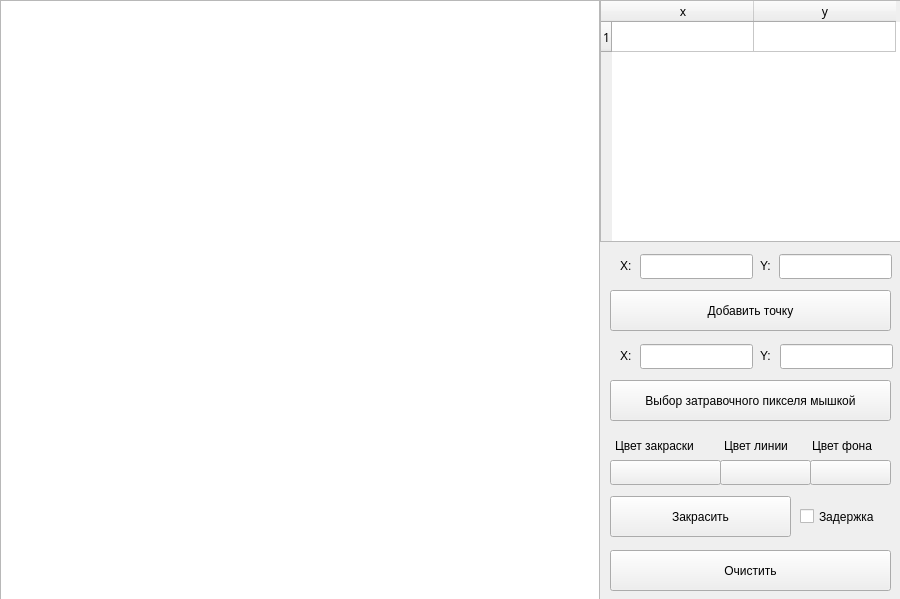
<?xml version="1.0" encoding="UTF-8"?>
<ui version="4.0">
 <class>MainWindow</class>
 <widget class="QMainWindow" name="MainWindow">
  <property name="geometry">
   <rect>
    <x>0</x>
    <y>0</y>
    <width>900</width>
    <height>599</height>
   </rect>
  </property>
  <property name="windowTitle">
   <string>MainWindow</string>
  </property>
  <widget class="QWidget" name="centralwidget">
   <widget class="QGraphicsView" name="canvas">
    <property name="geometry">
     <rect>
      <x>0</x>
      <y>0</y>
      <width>600</width>
      <height>600</height>
     </rect>
    </property>
    <property name="mouseTracking">
     <bool>true</bool>
    </property>
    <property name="tabletTracking">
     <bool>false</bool>
    </property>
   </widget>
   <widget class="QTableWidget" name="points_table">
    <property name="geometry">
     <rect>
      <x>600</x>
      <y>0</y>
      <width>301</width>
      <height>242</height>
     </rect>
    </property>
    <property name="sizePolicy">
     <sizepolicy hsizetype="Ignored" vsizetype="Expanding">
      <horstretch>0</horstretch>
      <verstretch>0</verstretch>
     </sizepolicy>
    </property>
    <property name="maximumSize">
     <size>
      <width>16777215</width>
      <height>16777215</height>
     </size>
    </property>
    <property name="sizeIncrement">
     <size>
      <width>3</width>
      <height>0</height>
     </size>
    </property>
    <property name="font">
     <font>
      <family>Apple Braille</family>
      <underline>false</underline>
     </font>
    </property>
    <property name="tabletTracking">
     <bool>false</bool>
    </property>
    <property name="editTriggers">
     <set>QAbstractItemView::NoEditTriggers</set>
    </property>
    <property name="textElideMode">
     <enum>Qt::ElideMiddle</enum>
    </property>
    <property name="showGrid">
     <bool>true</bool>
    </property>
    <property name="gridStyle">
     <enum>Qt::SolidLine</enum>
    </property>
    <property name="sortingEnabled">
     <bool>false</bool>
    </property>
    <property name="rowCount">
     <number>1</number>
    </property>
    <property name="columnCount">
     <number>2</number>
    </property>
    <attribute name="horizontalHeaderVisible">
     <bool>true</bool>
    </attribute>
    <attribute name="horizontalHeaderCascadingSectionResizes">
     <bool>true</bool>
    </attribute>
    <attribute name="horizontalHeaderDefaultSectionSize">
     <number>142</number>
    </attribute>
    <attribute name="horizontalHeaderHighlightSections">
     <bool>false</bool>
    </attribute>
    <attribute name="horizontalHeaderMinimumSectionSize">
     <number>10</number>
    </attribute>
    <attribute name="horizontalHeaderShowSortIndicator" stdset="0">
     <bool>false</bool>
    </attribute>
    <attribute name="horizontalHeaderStretchLastSection">
     <bool>false</bool>
    </attribute>
    <attribute name="verticalHeaderVisible">
     <bool>true</bool>
    </attribute>
    <attribute name="verticalHeaderCascadingSectionResizes">
     <bool>true</bool>
    </attribute>
    <attribute name="verticalHeaderHighlightSections">
     <bool>true</bool>
    </attribute>
    <attribute name="verticalHeaderShowSortIndicator" stdset="0">
     <bool>false</bool>
    </attribute>
    <attribute name="verticalHeaderStretchLastSection">
     <bool>false</bool>
    </attribute>
    <row/>
    <column>
     <property name="text">
      <string>x</string>
     </property>
    </column>
    <column>
     <property name="text">
      <string>y</string>
     </property>
    </column>
   </widget>
   <widget class="QLabel" name="x_text">
    <property name="geometry">
     <rect>
      <x>620</x>
      <y>257</y>
      <width>21</width>
      <height>17</height>
     </rect>
    </property>
    <property name="text">
     <string>X:</string>
    </property>
   </widget>
   <widget class="QLabel" name="y_text">
    <property name="geometry">
     <rect>
      <x>760</x>
      <y>257</y>
      <width>21</width>
      <height>17</height>
     </rect>
    </property>
    <property name="text">
     <string>Y:</string>
    </property>
   </widget>
   <widget class="QPushButton" name="add_point_bt">
    <property name="geometry">
     <rect>
      <x>610</x>
      <y>290</y>
      <width>281</width>
      <height>41</height>
     </rect>
    </property>
    <property name="text">
     <string>Добавить точку</string>
    </property>
   </widget>
   <widget class="QLabel" name="y_text_seed">
    <property name="geometry">
     <rect>
      <x>760</x>
      <y>347</y>
      <width>21</width>
      <height>17</height>
     </rect>
    </property>
    <property name="text">
     <string>Y:</string>
    </property>
   </widget>
   <widget class="QLabel" name="x_text_seed">
    <property name="geometry">
     <rect>
      <x>620</x>
      <y>347</y>
      <width>21</width>
      <height>17</height>
     </rect>
    </property>
    <property name="text">
     <string>X:</string>
    </property>
   </widget>
   <widget class="QPushButton" name="add_seed_pix_bt">
    <property name="geometry">
     <rect>
      <x>610</x>
      <y>380</y>
      <width>281</width>
      <height>41</height>
     </rect>
    </property>
    <property name="text">
     <string>Выбор затравочного пикселя мышкой</string>
    </property>
   </widget>
   <widget class="QPushButton" name="color_seed_bt">
    <property name="geometry">
     <rect>
      <x>610</x>
      <y>460</y>
      <width>111</width>
      <height>25</height>
     </rect>
    </property>
    <property name="text">
     <string/>
    </property>
   </widget>
   <widget class="QPushButton" name="color_line_bt">
    <property name="geometry">
     <rect>
      <x>720</x>
      <y>460</y>
      <width>91</width>
      <height>25</height>
     </rect>
    </property>
    <property name="text">
     <string/>
    </property>
   </widget>
   <widget class="QPushButton" name="color_bg_bt">
    <property name="geometry">
     <rect>
      <x>810</x>
      <y>460</y>
      <width>81</width>
      <height>25</height>
     </rect>
    </property>
    <property name="text">
     <string/>
    </property>
   </widget>
   <widget class="QPushButton" name="fill_bt">
    <property name="geometry">
     <rect>
      <x>610</x>
      <y>496</y>
      <width>181</width>
      <height>41</height>
     </rect>
    </property>
    <property name="text">
     <string>Закрасить</string>
    </property>
   </widget>
   <widget class="QPushButton" name="clear_bt">
    <property name="geometry">
     <rect>
      <x>610</x>
      <y>550</y>
      <width>281</width>
      <height>41</height>
     </rect>
    </property>
    <property name="text">
     <string>Очистить</string>
    </property>
   </widget>
   <widget class="QCheckBox" name="delay">
    <property name="geometry">
     <rect>
      <x>800</x>
      <y>505</y>
      <width>91</width>
      <height>23</height>
     </rect>
    </property>
    <property name="text">
     <string>Задержка</string>
    </property>
   </widget>
   <widget class="QLineEdit" name="x_input_seed">
    <property name="geometry">
     <rect>
      <x>640</x>
      <y>344</y>
      <width>113</width>
      <height>25</height>
     </rect>
    </property>
   </widget>
   <widget class="QLineEdit" name="y_input_seed">
    <property name="geometry">
     <rect>
      <x>780</x>
      <y>344</y>
      <width>113</width>
      <height>25</height>
     </rect>
    </property>
   </widget>
   <widget class="QLabel" name="seed_color_label">
    <property name="geometry">
     <rect>
      <x>615</x>
      <y>437</y>
      <width>101</width>
      <height>17</height>
     </rect>
    </property>
    <property name="text">
     <string>Цвет закраски</string>
    </property>
   </widget>
   <widget class="QLabel" name="line_color_label">
    <property name="geometry">
     <rect>
      <x>724</x>
      <y>437</y>
      <width>81</width>
      <height>17</height>
     </rect>
    </property>
    <property name="text">
     <string>Цвет линии</string>
    </property>
   </widget>
   <widget class="QLabel" name="bg_color_label">
    <property name="geometry">
     <rect>
      <x>812</x>
      <y>437</y>
      <width>81</width>
      <height>17</height>
     </rect>
    </property>
    <property name="text">
     <string>Цвет фона</string>
    </property>
   </widget>
   <widget class="QLineEdit" name="x_input">
    <property name="geometry">
     <rect>
      <x>640</x>
      <y>254</y>
      <width>113</width>
      <height>25</height>
     </rect>
    </property>
   </widget>
   <widget class="QLineEdit" name="y_input">
    <property name="geometry">
     <rect>
      <x>779</x>
      <y>254</y>
      <width>113</width>
      <height>25</height>
     </rect>
    </property>
   </widget>
  </widget>
 </widget>
 <resources/>
 <connections/>
</ui>
